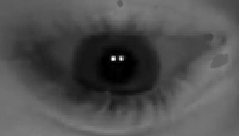
#> input picture Implementation/RealTime EyeTracking/ETAlgorithm/RemoveReflections/singletest.png, 239 x 136 px
$ python RemoveReflections.py
#> lines starting #> are read from the running program, lines starting #| are printed output that depends on the picture; after the words box and inside, x2 and y2 are one past the last pixel; in counts of white or black regions, pixels touching at a corner belong together
import numpy as np
import cv2
import math
from matplotlib import pyplot as plt

def remove_corneal_reflection (imagePntr, threshPntr, sx, sy, windowSize, biggest_crr, crx, cry, crr):
    crar = np.int16(-1)
    crx = cry = crar = np.int16(-1)

    angle_delta = np.float32(0.01745329251994329576923690768489)

    angle_num = np.int16(2*3.1415926535897932384626433832795/angle_delta)
    angle_array = np.zeros(angle_num)
    sin_array = np.zeros(angle_num)
    cos_array = np.zeros(angle_num)

    for x in range(angle_num):
        angle_array[x] = x*angle_delta
        sin_array[x] = math.sin(angle_array[x])
        cos_array[x] = math.cos(angle_array[x])

    [crx, cry, crar] = locate_corneal_reflection(imagePntr, threshPntr, sx, sy, windowSize, np.int16(biggest_crr/2.5), crx, cry, crar, 239, 136)
    crr = fit_circle_radius_to_corneal_reflection(imagePntr, crx, cry, crar, np.int16(biggest_crr/2.5), sin_array, cos_array, angle_num, 239, 136)
    crr = np.int16(2.5*crr)
    imagePntr = interpolate_corneal_reflection(imagePntr, crx, cry, crr, sin_array, cos_array, angle_num, 239, 136)
    cv2.imshow('after', imagePntr)
    cv2.waitKey(0)
    # free stuff

def locate_corneal_reflection (imagePntr, threshPntr, sx, sy, windowSize, biggest_crar, crx, cry, crr, imW, imH):

    r = np.int16((windowSize-1)/2)
    startx = np.int16(max(sx-r, 0))
    endx = np.int16(min(sx+r, imW-1))
    starty = np.int16(max(sy-r, 0))
    endy = np.int16(min(sy+r, imH-1))

    imageROI = imagePntr
    threshROI = threshPntr
    # [4 lines of commented-out code are left out]

    min_value = np.float64(0)
    max_value = np.float64(0)
    min_loc = ()
    max_loc = ()
    [min_value, max_value, min_loc, max_loc] = cv2.minMaxLoc(imageROI)

    threshold = np.int16(0)
    i = np.int16(0)
    # [4 lines of commented-out code are left out]
    scores = np.zeros(np.int16(max_value+1))
    area = np.int16(0)
    max_area = np.int16(0)
    sum_area = np.int16(0)
    for threshold in range(np.int16(max_value), 0, -1):
        ret, threshROI = cv2.threshold(imageROI, threshold, 255, cv2.THRESH_BINARY)
        #cv2.imshow('current thresh', threshROI)
        #cv2.waitKey(0)
        contour, hierarchy = cv2.findContours(threshROI, cv2.RETR_TREE, cv2.CHAIN_APPROX_NONE)
        #cnt = contour[0]
        max_area = 0
        sum_area = 0
        max_contour = contour
        for contourCount in range(len(contour)):
            if (contour != 0):
                area = len(contour) + np.int16(cv2.contourArea(contour[contourCount]))
                print(np.int16(cv2.contourArea(contour[contourCount])))
                sum_area += area
                if(area > max_area):
                    max_area = area
                    print(max_area)
                    max_contour = contour
        if (sum_area-max_area > 0):
            scores[threshold-1] = max_area / (sum_area-max_area)
        else:
            continue

        if (scores[threshold-1] - scores[threshold] < 0):
            print('this never happens!')
            print(max_area)
            crar = np.int16(math.sqrt(max_area / 3.1415926535897932384626433832795))
            print(crar)
            sum_x = np.int16(0)
            sum_y = np.int16(0)
            for i in range(len(max_contour)):
                point = max_contour[i]
                print(point)

                sum_x += point[0,:,0]
                sum_y += point[0,:,1]

            print(sum_x)
            print(sum_y)
            print(len(max_contour))
            crx = sum_x/len(max_contour)
            cry = sum_y/len(max_contour)
            break

    # free stuff
    #cv2.drawContours(imagePntr, contour, -1, (0,255,0),5)
    plt.imshow(threshROI, 'gray')
    plt.show()

    if (crar > biggest_crar):
        cry = crx = -1
        crar = -1

    if (crx != -1 and cry != -1):

        #crx += startx
        #cry += starty
        print(crx)
        print(cry)

    return crx, cry, crar;

def fit_circle_radius_to_corneal_reflection (imagePntr, crx, cry, crar, biggest_crar, sin_array, cos_array, array_len, imW, imH):

    #print(crx)
    #print(cry)
    #print(crar)
    crar = 4
    if (crx == -1 or cry == -1 or crar == -1):
        return -1;

    ratio = np.zeros(biggest_crar-crar+1)
    #print(ratio)
    i = np.int16(0)
    r = np.int16(0)
    r_delta = np.int16(1)
    x = np.int16(0)
    y = np.int16(0)
    x2 = np.int16(0)
    y2 = np.int16(0)
    sum1 = np.float64(0)
    sum2 = np.float64(0)

    for r in range(crar, biggest_crar):
        sum1 = 0
        sum2 = 0
        count = 0
        for i in range(array_len):
            x = (int)(crx + (r+r_delta)*cos_array[i])
            # [4 lines of commented-out code are left out]
            cv2.waitKey(0)
            y = (int)(cry + (r+r_delta)*sin_array[i])
            x2 = (int)(crx + (r-r_delta)*cos_array[i])
            y2 = (int)(cry + (r+r_delta)*sin_array[i])
            count += 1
            if ((x >= 0 and y >= 0 and x < imW and y < imH) and
                (x2 >= 0 and y2 >= 0 and x2 < imW and y2 < imH)):
                #print("nope")
                sum1 += imagePntr[y, x]
                sum2 += imagePntr[y2, x2]
        #print(count)
        #print(sum1)
        #print(sum2)
        ratio[r-crar] = sum1/sum2

        if (r - crar >= 2):
            if (ratio[r-crar-2] < ratio[r-crar-1] and ratio[r-crar] < ratio[r-crar-1]):
                #free(ratio)
                return r-1;

    #free(ratio)
    #print stuff
    return crar;

def interpolate_corneal_reflection (imagePntr, crx, cry, crr, sin_array, cos_array, array_len, imW, imH):

    #print(crx)
    #print(cry)
    #print(crr)
    if (crx == -1 or cry == -1 or crr == -1):
        return;

    if (crx-crr < 0 or crx + crr >= imW or cry-crr < 0 or cry+crr >= imH):
        return;

    i = np.int16(0)
    r  = np.int16(0)
    r2 = np.int16(0)
    x  = np.int16(0)
    y  = np.int16(0)
    perimeter_pixel = np.zeros(array_len, dtype=np.uint8)
    sum1 = np.int16(0)
    pixel_value = np.int16(0)
    avg = np.float64(0)
    count = 0
    print('so far so good')

    for i in range(array_len):
        x = np.int16(crx + crr * cos_array[i])
        #print(x)
        y = np.int16(cry + crr * sin_array[i])
        #print(y)
        perimeter_pixel[i] = imagePntr[y,x]
        sum1 += perimeter_pixel[i]

    avg = sum1/array_len
    #print(avg)
    for r in range(crr):
        r2 = crr-r
        for i in range(array_len):
            x = (int)(crx + r*cos_array[i])
            #print(x)
            y = (int)(cry + r*sin_array[i])
            #print(y)
            #print((r2/crr)*avg + (r/crr)*perimeter_pixel[i])
            imagePntr[y,x] = np.uint8((r2/crr)*avg + (r/crr)*perimeter_pixel[i])

            count = count + 1;
    print(imagePntr)
    return imagePntr;
    #free(perimeter_pixel)

image = cv2.imread('singletest.png',0)
#> image is the input picture: shape (136, 239); min 0, max 250, mean 79.8
thresh_image = cv2.imread('singletest.png',0)
image = cv2.GaussianBlur(image, (5,5), 0)

remove_corneal_reflection(image, thresh_image, 200, 100, 199, 100, 2, 2, -2)
#> in locate_corneal_reflection, `[min_value, max_value, min_loc, max_loc] = cv2.minMaxLoc(imageROI)`: min_value = 0; max_value = 193; min_loc = (104, 59); max_loc = (113, 58)
#> the loop in locate_corneal_reflection, `for threshold in range(np.int16(max_value), 0, -1):` made 46 passes
#> ret on passes 2 to 7: 192, 191, 190, 189, 188, 187
#| 0
#| 0
#| 0
#| 0
#| 0
#| 0
#| 0
#| 0
#> (further printed lines are left out)
#> pass 2, in locate_corneal_reflection, `ret, threshROI = cv2.threshold(imageROI, threshold, 255, cv2.THRESH_BI..`:
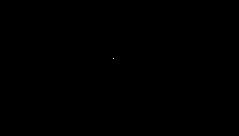
#> threshROI: shape (136, 239); 0% white in thin lines or dots, all inside (x1, y1, x2, y2) = (113, 58, 114, 59)
#> after the loop in locate_corneal_reflection, `for threshold in range(np.int16(max_value), 0, -1):`: threshROI: shape (136, 239); 0.03% white in thin lines or dots, all inside (x1, y1, x2, y2) = (112, 57, 122, 60)
#> after the loop in locate_corneal_reflection, `for threshold in range(np.int16(max_value), 0, -1):`: scores = 194 values, max 2.5 at index 148, min 0 at index 0, mean 0.181
#| [116.5]
#| [57.5]
#> in remove_corneal_reflection, `[crx, cry, crar] = locate_corneal_reflection(imagePntr, threshPntr, sx..`: crx = [116.5]; cry = [57.5]; crar = 1
#> in fit_circle_radius_to_corneal_reflection, `ratio = np.zeros(biggest_crar-crar+1)`: ratio = 37 values from 0 to 0
#> in fit_circle_radius_to_corneal_reflection, `i = np.int16(0)`: i = 0
#> in fit_circle_radius_to_corneal_reflection, `r_delta = np.int16(1)`: r_delta = 1
#> in fit_circle_radius_to_corneal_reflection, `x = np.int16(0)`: x = 0
#> after the loop in fit_circle_radius_to_corneal_reflection, `for r in range(crar, biggest_crar):`: ratio = 37 values, max 1.17 at index 11, min 0 at index 13, mean 0.298
#> in remove_corneal_reflection, `crr = fit_circle_radius_to_corneal_reflection(imagePntr, crx, cry, cra..`: crr = 15
#> in remove_corneal_reflection, `crr = np.int16(2.5*crr)`: crr = 37
#> in interpolate_corneal_reflection, `i = np.int16(0)`: i = 0
#> in interpolate_corneal_reflection, `perimeter_pixel = np.zeros(array_len, dtype=np.uint8)`: perimeter_pixel = 360 values from 0 to 0
#> in interpolate_corneal_reflection, `sum1 = np.int16(0)`: sum1 = 0
#> the loop in interpolate_corneal_reflection, `for i in range(array_len):` made 360 passes
#> (x, y, sum1) on passes 1 to 3: ([153], [57], 34), ([153], [58], 67), ([153], [58], 100)
#> after the loop in interpolate_corneal_reflection, `for i in range(array_len):`: perimeter_pixel = 360 values, max 109 at index 271, min 16 at index 72, mean 44.72; sum1 = 16100
#> in interpolate_corneal_reflection, `avg = sum1/array_len`: avg = 44.72
#> the loop in interpolate_corneal_reflection, `for r in range(crr):` made 37 passes
#> r2 on passes 1 to 12: 37, 36, 35, 34, 33, 32, 31, 30, 29, 28, 27, 26
#> after the loop in interpolate_corneal_reflection, `for r in range(crr):`:
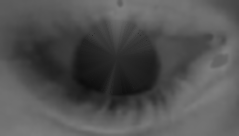
#> imagePntr: shape (136, 239); min 13, max 126, mean 82.1
#> after the loop in interpolate_corneal_reflection, `for r in range(crr):`: count = 13320
#> (printed output is left out)
